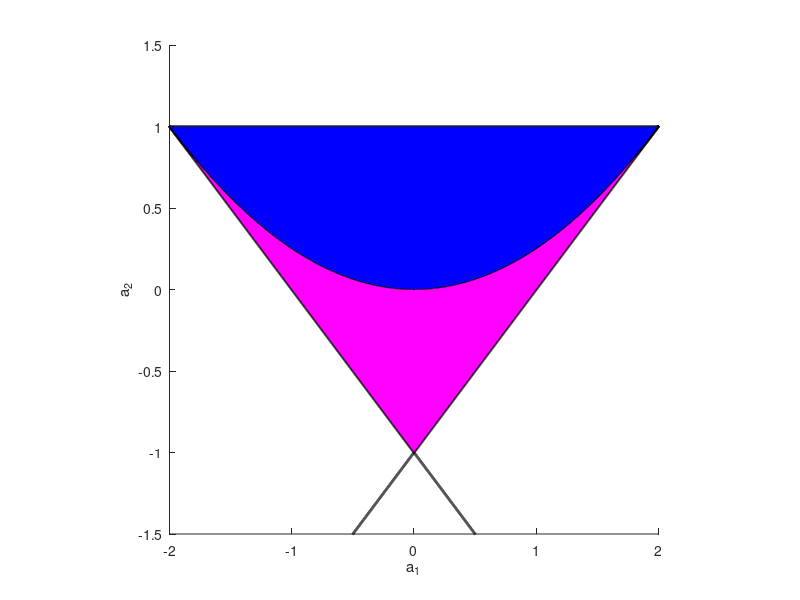

Source code (MATLAB): (Note: this script raises an error after producing the figure.)

%% P37
x = linspace(-2.5, 2.5, 5001);
l1 = 1.0 * ones(1, 5001);
l2 = 0.25 * x.^2;
l3 = -1.0 - x;
l4 = x - 1.0;

figure(1)
hold all;
plot(x, l1, 'k-', 'LineWidth', 2.0);
plot(x, l2, 'k-', 'LineWidth', 2.0);
plot(x, l3, 'k-', 'LineWidth', 2.0);
plot(x, l4, 'k-', 'LineWidth', 2.0);

fill([x, fliplr(x)], [l1, fliplr(l2)], 'b')
fill([x, fliplr(x)], [l2, fliplr(max([l3;l4]))], 'm')

xlim([-2, 2]);
ylim([-1.5, 1.5]);
axis square
xlabel('a_1');
ylabel('a_2');


%% P38 rls
a1 = -1.2;
a2 = 0.7;
y0 = 0.0;
y1 = 0.0; 
n = 5000; 
y = ar2simulate(y0, y1, a1, a2, n);
estimate = rls(y, 2, 1-0.0001, 1, ones(2,1), 0.5*eye(2)); 

figure(1)
subplot(1,3,1)
plot(y);
xlim([0, n]);
xlabel('k');
ylabel('y_k')

subplot(1,3,2)
plot(1:n+2, -estimate(:, 1))
hold on;
line([0 n+2], [a1 a1], 'Color', 'k', 'LineWidth', 2.0)
plot(1:n+2, movmean(-estimate(:, 1), 1000), 'r-', 'LineWidth', 2.0)
title('a_1')
xlim([0, n]);
ylim([a1-0.1 a1+0.1])
xlabel('k');
legend('a_1 RLS estimate', 'a_1=-1.2', '1000-step MVA')

subplot(1,3,3)
plot(1:n+2, -estimate(:, 2))
hold on;
line([0 n+2], [a2 a2], 'Color', 'k', 'LineWidth', 2.0)
plot(1:n+2, movmean(-estimate(:, 2), 1000), 'r-', 'LineWidth', 2.0)
title('a_2')
xlim([0, n]);
ylim([a2-0.1 a2+0.1])
xlabel('k');
legend('a_1 RLS estimate', 'a_2=0.7', '1000-step MVA')

%% p38 different initializations
% vary r and c

s = [1e-2; 1; 1e2; 1e4];

figure(1)
for i = 1:4
    for j = 1:4
        estimate = rls(y, 2, 1-0.001, 1.0, s(i)*randn(2,1), s(j)*eye(2)); 
        subplot(4,4,i+4*(j-1))
        hold on;
        line([0 n+2], [a1 a1], 'Color', 'k', 'LineWidth', 2.0)
        plot(1:n+2, movmean(-estimate(:, 1), 1000), 'b-', 'LineWidth', 2.0)

        line([0 n+2], [a2 a2], 'Color', 'k', 'LineWidth', 2.0)
        plot(1:n+2, movmean(-estimate(:, 2), 1000), 'g-', 'LineWidth', 2.0)
        title('a_1')
        xlim([0, n]);
        ylim([-2 2])
        xlabel('k');
        %legend('a_1=-1.2', '1000-step MVA', 'a_2=0.7', '1000-step MVA')
        title(['s = ' num2str(s(i)) ', t = ' num2str(s(j))]);
    end
end








%% p39
a1 = -1.2;
a2 = 0.7;
y0 = 0.0;
y1 = 0.0; 
n = 1000; 
y = ar2simulate(y0, y1, a1, a2, n);
%%
figure(1)
subplot(3,2,1)
plot(y)
title('simulated data')
xlim([0 1000]);

subplot(3,2,3)
plot(arestimate(y, 2))
title('AR2 residuals')
xlim([0 1000]);
ylim([-10 10]);
xlabel('step')


subplot(3,2,5)
plot(101:1002, arestimate(y, 100))
title('AR 100 residuals')
xlim([0 1000]);
ylim([-10 10]);
xlabel('step');

aic = zeros(100,1);
bic = zeros(100,1);
v = zeros(100,1);
for k = 1:300
    res = arestimate(y, k);
    v(k) = var(res);
    aic(k) = log(v(k)) + 2*k/(n+2-k);
    bic(k) = log(v(k)) + 2*k * log(n+2-k)/(n+2-k);
end

subplot(3,2,2)
plot(v, 'b.'); 
hold on;
plot([1], v(1), 'bx', 'MarkerSize', 10, 'LineWidth', 5.0)
title('variance of residuals');
xlabel('k');

subplot(3,2,4)
plot(aic, 'r.'); 
hold on;
plot([1], aic(1), 'rx', 'MarkerSize', 10, 'LineWidth', 5.0)
title('AIC');
xlabel('k');

subplot(3,2,6)
plot(v, 'g.'); 
hold on;
plot([1], bic(1), 'gx', 'MarkerSize', 10, 'LineWidth', 5.0)
title('BIC');
xlabel('k');

%% p43
n = size(u2, 1);
a = zeros(n, 3);
P = 1*eye(3);
l = 1-2e-4;
c = 0.1;

a(1, :) = ones(3,1)';

for i = 2:n
    psi = [u2(i-1, 2); u2(i-1, 2)^2; y(i-1, 2)];
    ppsi = P * psi;
    denom = l/c + psi' * ppsi;
    a(i, :) = (a(i-1, :)' + ppsi * (y(i, 2) - psi' * a(i-1, :)') / denom)';
    P = (P - ppsi * ppsi' / denom) / l;
end

%
figure(1)
subplot(4,2,1)
plot(u2(:,1), u2(:,2), 'b-', 'LineWidth', 2.0);
title('u: Input pulses');

subplot(4,2,[3 5 7])
plot(y(:,1), y(:,2), 'm-', 'LineWidth', 2.0);
title('y: engine response');
xlabel('t (s)');


subplot(4,2,[2 4 6 8]);
plot(u2(:,1), 3*a(:,1)+0.32, 'b-', 'LineWidth', 1.0); 
hold on; 
plot(u2(:,1), movmean(3*a(:,1)+0.32, 2000), 'c--', 'LineWidth', 3.0); 
plot(a1(:,1), a1(:,2), 'r-', 'LineWidth', 1.0);
plot(a1_avg(:,1), a1_avg(:,2), 'r--', 'LineWidth', 3.0);

ylim([-0.05 0.15]); 
legend('Online RLS', 'Online RLS MVA', 'Simulink RLS', 'Simulink RLS MVA', 'Location', 'southeast')
title('RLS estimator of a_1')
xlabel('t (s)');




%% p46
est = zeros(101, 1);
esterr = zeros(101, 1);
est2 = zeros(101, 1);
esterr2 = zeros(101, 1);
N = 500;
n = 10;
th = (1:n)' .* sign(randn(n, 1));

% r = 0
stat = zeros(1000, 1);
for i = 1:1000
X = 10.0 * rand(N, n) .* sign(randn(N, n)); 
Y = X * th + randn(N, 1);
r = Y - X * inv(X' * X) * (X' * Y); 
stat(i) = sum(r.^2)/(N-n);
end

figure(1);
subplot(4,2,[1 3 5])
plot(stat, 1:1000, 'b.'); 
title('\sigma^2 of 1000 simulations');
xlim([0.8 1.2]);
subplot(4,2,7)
hist(stat);
xlabel('\sigma^2');
xlim([0.8 1.2]);


est(1) = mean(stat);
esterr(1) = std(stat);
est2(1) = mean(stat);
esterr2(1) = std(stat);

stat2 = zeros(1000, 1);
for rk = 1:100
    A = 10 * rand(rk, n) .* sign(randn(rk, n));
    for i = 1:1000
    X = 10.0 * rand(N, n) .* sign(randn(N, n)); 
    Y = X * th + randn(N, 1);
    M = inv(X' * X + A' * A);
    r = Y - X * M * (X' * Y); 
    %r2 = - A * M * (X' * Y); 
    stat(i) = sum(r.^2)/(N-n);
    %stat2(i) = sum(r2.^2)/(N-n)/rk;
    end

est(rk+1) = mean(stat);
esterr(rk+1) = std(stat);
%est2(rk+1) = mean(stat2);
%esterr2(rk+1) = std(stat2);
end

subplot(4,2,[2 4 6 8]);
errorbar(0:100, est, esterr, 'r.');
xlim([-5 100]);
ylim([0, 500]); 
xlabel('r');
ylabel('\sigma^2'); 
set(gca, 'yscale', 'log')
grid on;




%% p48

% store the images
path = 'C:\Users\yc225\Desktop\Courses\07 Fall 2019\ECE 5412 Bayesian Inference and Stochastic Optimization\rawdata';
cd(path);
people = dir();
x = {};
A = zeros(250*250, 150);
for i = 1:15
    x = [x; people(i+2).name];
    imgs = dir(x{end});
    for j = 1:10
        img = imread(fullfile(x{end}, imgs(j+2).name));
        A(:, 10*(i-1)+j) = reshape(double(rgb2gray(img)), [250*250, 1]);
    end
end

eigenmean = mean(mean(A));
A = A - eigenmean;

%% plot sample faces

id = datasample(1:150, 40);
figure(1);
for i = 1:40
    subplot(4, 10, i);
    imagesc(reshape(A(:, id(i)), [250, 250])); 
    colormap(gray);
    set(gca,'xtick',[]);
    set(gca,'xticklabel',[]);
    set(gca,'ytick',[]);
    set(gca,'yticklabel',[]);
    axis square
end

%% pca
[paxis, D, V] = svd(A, 'econ');
fvector = D * V';

%% Do a leave-one-out cross validation
B = A; 
recograte = zeros(15, 5); 
testrank = [10; 30; 50; 100; 125]; 
for k = 1:5
    r = testrank(k);
    display(['======    Rank = ' num2str(r)]);
    for i = 1:15
        cv = zeros(10,1);
        for j = 1:10
            B = A; 
            anew = B(:,10*(i-1)+j);
            B(:,10*(i-1)+j) = []; % remove one image
            [paxis, D, V] = svd(B, 'econ');
            fvector = D(1:r, 1:r) * V(:, 1:r)';
            t = fvector - repmat(paxis(:, 1:r)' * anew, [1, 149]);
            l = sqrt(sum(t.^2, 1));
            id = find(l == min(l));
            if (id >= 10*(i-1)) && (id <= 10*i)
                cv(j) = 1.0;
            else 
                cv(j) = 0.0; 
            end
        end
        display(['-- Cross Validating on ' x{i}]);
        recograte(i, k) = mean(cv); 
    end
end
        
%%
[paxis, D, V] = svd(A, 'econ');
fvector = D * V';

figure(1);
subplot(1,2,1)
plot(diag(D), 'LineWidth', 2.0);
xlabel('rank');
ylabel('Error'); 
title('PCA Approx Error');

subplot(1,2,2)
bar(categorical(x), recograte); 
legend('10', '30', '50', '100', '125');
set(gca,'xticklabel',strrep(x,'_',' ')); 
ax = gca;
ax.XTickLabelRotation = 45;
title('Recognization Rate'); 
ylim([0 1.0])

